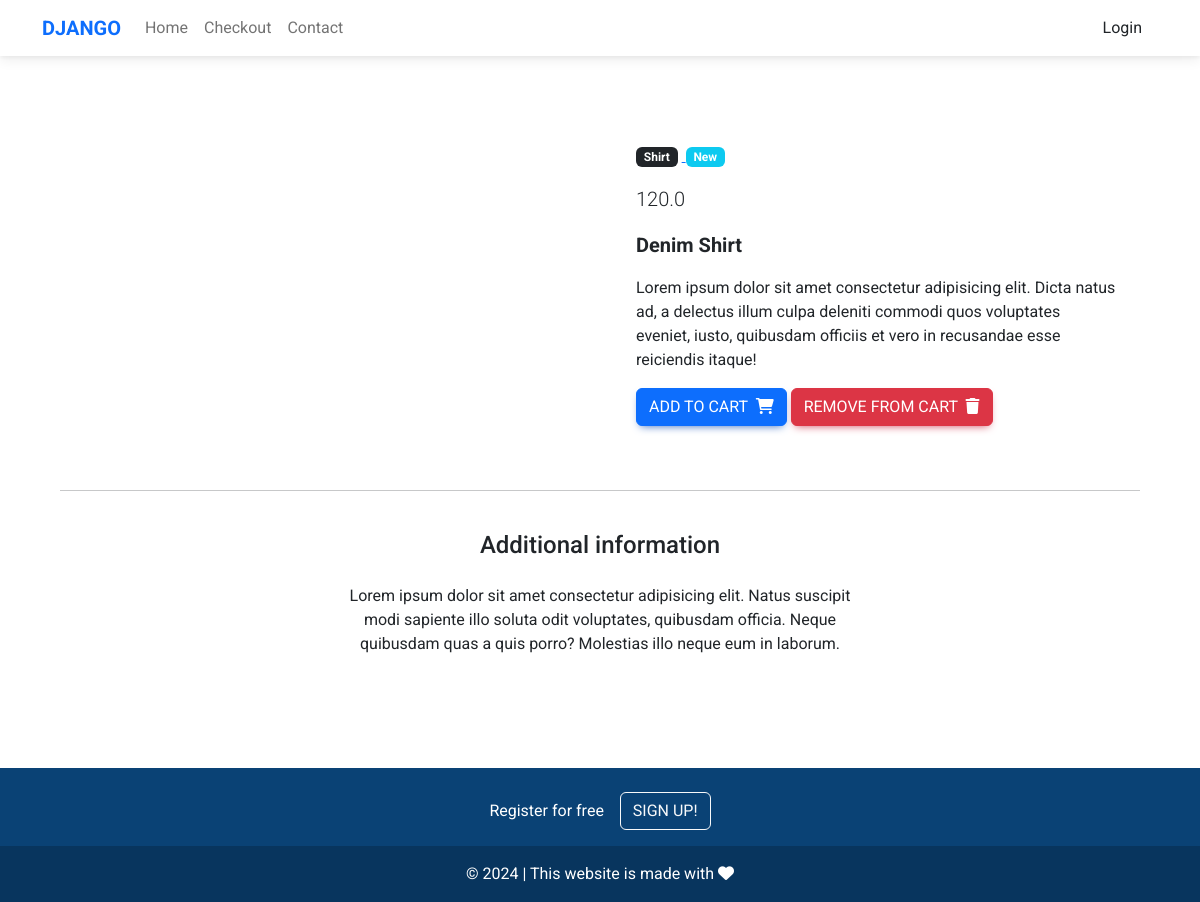
Page /product/e3e57380-f87d-4c80-bee4-42af1f18e594 on the committed database.
### core/models.py (models this page shows, shortened)
class Product(models.Model):
  id = models.UUIDField(primary_key=True, default=uuid.uuid4, editable=False)
  name = models.CharField(max_length=100)
  image_url = models.CharField(max_length=255, null=True)
  price = models.FloatField()
  discount = models.FloatField(blank=True, null=True)
  category = models.CharField(choices=CATEGORY, max_length=2)
  label = models.CharField(choices=LABEL, max_length=2)
  description = models.TextField()
  class Meta:
    verbose_name = 'Product'
    verbose_name_plural = 'Products'
  def get_add_to_cart_url(self):
    return reverse('core:add-to-cart', kwargs={
      'pk': self.pk
    })
  def get_remove_from_cart_url(self):
    return reverse('core:remove-from-cart', kwargs={
      'pk': self.pk
    })

### core/views.py (the view)
# urls.py: path('product/<pk>', views.ProductDetailView.as_view(), name='detail-product'),
class ProductDetailView(DetailView):
    model = Product
    template_name = "detail-product.html"

### templates/detail-product.html (shortened to what this page needs)
{% extends 'base.html' %}
{% block content %}
<main class="m-5">
  <div class="container mt-5">
    <div class="row">
      <div class="col-md-6 mb-4">
      </div>
      <div class="col-md-6 mb-4">
        <div class="p-4">
          <div class="mb-3">
            <a href="">
              <span class="badge bg-dark me-1">{{ object.get_category_display }}</span>
            </a>
            <a href="">
              <span class="badge bg-info me-1">{{ object.get_label_display }}</span>
            </a>
          </div>
          <p class="lead">
            {% if object.discount %}
            <span class="me-1">
              <del>${{ object.price }}</del>
            </span>
            <span>${{ object.discount }}</span>
            {% else %}
            <span>{{ object.price }}</span>
            {% endif %}
          </p>
          <strong>
            <p style="font-size: 20px;">{{ object.name }}</p>
          </strong>
          <p>{{ object.description }}</p>
          <a href="{{ object.get_add_to_cart_url }}" class="btn btn-primary btn-md my-0 p">
            Add to Cart
            <i class="fas fa-shopping-cart ms-1"></i>
          </a>
          <a href="{{ object.get_remove_from_cart_url }}" class="btn btn-danger btn-md my-0 p">
            Remove from Cart
            <i class="fas fa-trash ms-1"></i>
          </a>
        </div>
      </div>
    </div>
    <hr />
    <div class="row d-flex justify-content-center">
      <div class="col-md-6 text-center">
        <h4 class="my-4 h4">Additional information</h4>
        <p>Lorem ipsum dolor sit amet consectetur adipisicing elit. Natus suscipit modi sapiente illo soluta odit
          voluptates, quibusdam officia. Neque quibusdam quas a quis porro? Molestias illo neque eum in laborum.</p>
      </div>
    </div>
    <div class="row">
      <div class="col-lg-4 col-md-12 mb-4">
      </div>
      <div class="col-lg-4 col-md-6 mb-4">
      </div>
      <div class="col-lg-4 col-md-6 mb-4">
      </div>
    </div>
  </div>
</main>
{% endblock content %}

### static/css/custom.css (style rules this page uses)
body { font-family: "Roboto", Arial, Helvetica, sans-serif; }

### rows in the picture
Product: category "Shirt", label "New", price "120.0", name "Denim Shirt", description "Lorem ipsum dolor sit amet consectetur adipisicing elit. Dicta natus ad, a delectus illum culpa deleniti commodi quos voluptates eveniet, iusto, quibusdam officiis et vero in recusandae esse reiciendis itaque!"
